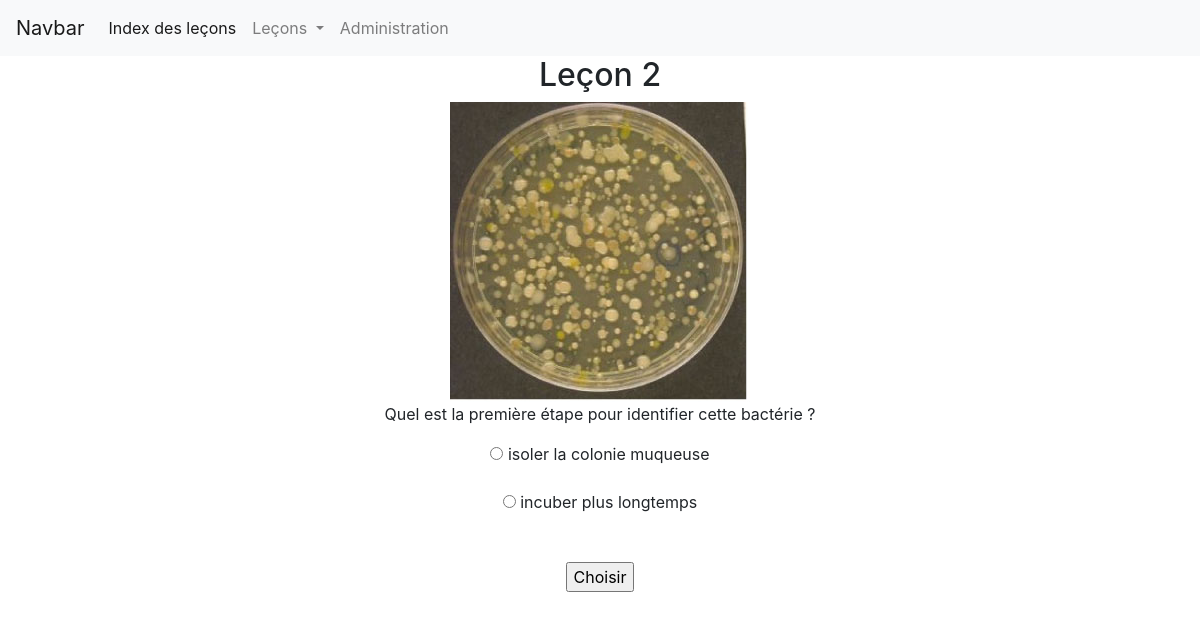
Screenshot of /tabquiz/lesson/2/ with the database file from the repository.
### tabquiz/models.py (models this page shows, shortened)
class Lesson(models.Model):
    lesson_id = models.IntegerField(
        primary_key=True,
        verbose_name=_('lesson id'),
    )
    description = models.CharField(max_length=200)
    class Meta:
        verbose_name = _('Lesson')
        verbose_name_plural = _('Lessons')

class Question(models.Model):
    level = models.ForeignKey('Lesson', on_delete=models.CASCADE,)
    question_id = models.AutoField(primary_key=True)
    text = models.CharField(
        max_length=200,
        verbose_name=_('text'),
    )
    image = models.ImageField(
            upload_to='image/',
            default=None,
            blank=True)

class Choice(models.Model):
    level = models.ForeignKey('Question', on_delete=models.CASCADE,)
    next_question = models.ForeignKey(
        Question,
        on_delete=models.CASCADE,
        related_name='parent_choice',
        default='',
        null=True,
        blank=True,
        verbose_name=_("next question"),
    )
    choice_text = models.CharField(
        max_length=200,
        verbose_name = _('choice text'),
    )
    class Meta:
        verbose_name = _('Choices')
        verbose_name_plural = _('Choices')

### tabquiz/views.py (the view)
# urls.py: path('lesson/<int:lesson_id>/', views.lesson, name='lesson'),
def lesson(request, lesson_id):
    msg = False
    lesson = get_object_or_404(Lesson, lesson_id=lesson_id)
    if request.method == 'GET':
        question = Question.objects.get(pk=1)
    elif request.method == 'POST':
        choice_number = request.POST['choice']
        choice = Choice.objects.get(pk=choice_number)
        question = choice.next_question
    choices = question.choice_set.all()
    lesson_list = Lesson.objects.all()
    context = {
        'lesson': lesson,
        'lesson_list': lesson_list,
        'question': question,
        'choices': choices,
    }
    return render(request, 'tabquiz/lesson.html', context)

### tabquiz/templates/tabquiz/lesson.html (shortened to what this page needs)
{% extends 'tabquiz/base.html' %}
{% block content %}
<div class="container text-center">
  <header>
    <h2>Leçon {{lesson.lesson_id}}</h2>
  </header>
  {% if question.image != "" %}
    <img src="{{question.image.url}}" alt="Your image here">
  {% endif %}
  <p> {{ question.text }} </p>
  <form action="{% url 'tabquiz:lesson' lesson.lesson_id %}" method="post">
    {% for choice in question.choice_set.all %}
    <div class="form-group">
      <input type="radio" name="choice" id="choice{{ forloop.counter }}"
             class="form-radio-input"
             value="{{ choice.id }}" />
      <label for="choice{{ forloop.counter }}"
             class="radio-inline control-label">
        {{ choice.choice_text }}
      </label>
      <br>
    </div>
    {% endfor %}
    <br>
    <input type="submit" value="Choisir">
  </form>
</div>
{% endblock %}

### rows the page displays
Lesson: lesson_id "2"
Question: image (picture), text "Quel est la première étape pour identifier cette bactérie ?"
Choice: choice_text "isoler la colonie muqueuse"
Choice: choice_text "incuber plus longtemps"
